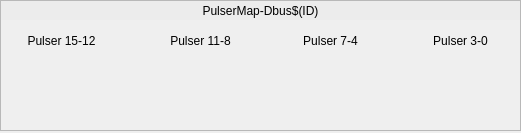
<?xml version="1.0" encoding="UTF-8"?>
<ui version="4.0">
 <class>Form</class>
 <widget class="QWidget" name="Form">
  <property name="geometry">
   <rect>
    <x>0</x>
    <y>0</y>
    <width>521</width>
    <height>133</height>
   </rect>
  </property>
  <property name="windowTitle">
   <string>Prescaler</string>
  </property>
  <widget class="QFrame" name="frame">
   <property name="geometry">
    <rect>
     <x>0</x>
     <y>0</y>
     <width>521</width>
     <height>131</height>
    </rect>
   </property>
   <property name="frameShape">
    <enum>QFrame::StyledPanel</enum>
   </property>
   <property name="frameShadow">
    <enum>QFrame::Raised</enum>
   </property>
   <widget class="QLabel" name="label_4">
    <property name="geometry">
     <rect>
      <x>415</x>
      <y>31</y>
      <width>91</width>
      <height>20</height>
     </rect>
    </property>
    <property name="text">
     <string>Pulser 3-0</string>
    </property>
    <property name="alignment">
     <set>Qt::AlignCenter</set>
    </property>
   </widget>
   <widget class="QLabel" name="label_3">
    <property name="geometry">
     <rect>
      <x>285</x>
      <y>31</y>
      <width>91</width>
      <height>20</height>
     </rect>
    </property>
    <property name="text">
     <string>Pulser 7-4</string>
    </property>
    <property name="alignment">
     <set>Qt::AlignCenter</set>
    </property>
   </widget>
   <widget class="caInclude" name="cainclude">
    <property name="geometry">
     <rect>
      <x>5</x>
      <y>51</y>
      <width>511</width>
      <height>71</height>
     </rect>
    </property>
    <property name="macro">
     <string notr="true">CHAN=$(SYS)-$(DEVICE):PulserMap-Dbus$(ID)-,SP=L-SP,RB=RB</string>
    </property>
    <property name="filename" stdset="0">
     <string notr="true">G_EVR_mbbDirectControl.ui</string>
    </property>
   </widget>
   <widget class="QLabel" name="label_2">
    <property name="geometry">
     <rect>
      <x>155</x>
      <y>31</y>
      <width>91</width>
      <height>20</height>
     </rect>
    </property>
    <property name="text">
     <string>Pulser 11-8</string>
    </property>
    <property name="alignment">
     <set>Qt::AlignCenter</set>
    </property>
   </widget>
   <widget class="caLabel" name="calabel">
    <property name="geometry">
     <rect>
      <x>1</x>
      <y>1</y>
      <width>519</width>
      <height>19</height>
     </rect>
    </property>
    <property name="styleSheet">
     <string notr="true">background-color: rgb(236, 236, 236, 255);</string>
    </property>
    <property name="text">
     <string>PulserMap-Dbus$(ID)</string>
    </property>
    <property name="alignment">
     <set>Qt::AlignCenter</set>
    </property>
   </widget>
   <widget class="QLabel" name="label">
    <property name="geometry">
     <rect>
      <x>16</x>
      <y>31</y>
      <width>91</width>
      <height>20</height>
     </rect>
    </property>
    <property name="text">
     <string>Pulser 15-12</string>
    </property>
    <property name="alignment">
     <set>Qt::AlignCenter</set>
    </property>
   </widget>
  </widget>
 </widget>
 <customwidgets>
  <customwidget>
   <class>caLabel</class>
   <extends>QLabel</extends>
   <header>caLabel</header>
  </customwidget>
  <customwidget>
   <class>caInclude</class>
   <extends>QWidget</extends>
   <header>caInclude</header>
  </customwidget>
 </customwidgets>
 <resources/>
 <connections/>
</ui>
